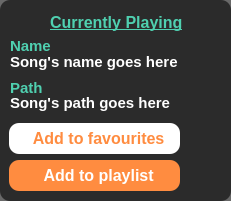
   <widget class="QFrame" name="frame">
    <property name="geometry">
     <rect>
      <x>10</x>
      <y>60</y>
      <width>231</width>
      <height>201</height>
     </rect>
    </property>
    <property name="styleSheet">
     <string notr="true">background-color: rgba(0, 0, 0, 150);
border-radius: 10px;</string>
    </property>
    <property name="frameShape">
     <enum>QFrame::StyledPanel</enum>
    </property>
    <property name="frameShadow">
     <enum>QFrame::Raised</enum>
    </property>
    <widget class="QLabel" name="label_3">
     <property name="geometry">
      <rect>
       <x>10</x>
       <y>2</y>
       <width>31</width>
       <height>31</height>
      </rect>
     </property>
     <property name="styleSheet">
      <string notr="true">background-color: rgba(255, 255, 255, 0);</string>
     </property>
     <property name="text">
      <string/>
     </property>
     <property name="pixmap">
      <pixmap resource="res_test.qrc">:/img/utils/images/current-music.png</pixmap>
     </property>
     <property name="scaledContents">
      <bool>true</bool>
     </property>
    </widget>
    <widget class="QLabel" name="label_4">
     <property name="geometry">
      <rect>
       <x>50</x>
       <y>12</y>
       <width>141</width>
       <height>21</height>
      </rect>
     </property>
     <property name="font">
      <font>
       <pointsize>12</pointsize>
       <weight>75</weight>
       <bold>true</bold>
       <underline>true</underline>
      </font>
     </property>
     <property name="styleSheet">
      <string notr="true">background-color: rgba(255, 255, 255, 0);
color: rgb(79, 208, 176);</string>
     </property>
     <property name="text">
      <string>Currently Playing</string>
     </property>
    </widget>
    <widget class="QLabel" name="label_5">
     <property name="geometry">
      <rect>
       <x>10</x>
       <y>35</y>
       <width>71</width>
       <height>21</height>
      </rect>
     </property>
     <property name="font">
      <font>
       <pointsize>11</pointsize>
       <weight>75</weight>
       <bold>true</bold>
       <underline>false</underline>
      </font>
     </property>
     <property name="styleSheet">
      <string notr="true">background-color: rgba(255, 255, 255, 0);
color: rgb(79, 208, 176);</string>
     </property>
     <property name="text">
      <string>Name</string>
     </property>
    </widget>
    <widget class="QLabel" name="current_song_name">
     <property name="geometry">
      <rect>
       <x>10</x>
       <y>51</y>
       <width>171</width>
       <height>21</height>
      </rect>
     </property>
     <property name="font">
      <font>
       <pointsize>11</pointsize>
       <weight>75</weight>
       <bold>true</bold>
       <underline>false</underline>
      </font>
     </property>
     <property name="styleSheet">
      <string notr="true">background-color: rgba(255, 255, 255, 0);
color: rgb(255, 255, 255);</string>
     </property>
     <property name="text">
      <string>Song's name goes here</string>
     </property>
    </widget>
    <widget class="QLabel" name="current_song_path">
     <property name="geometry">
      <rect>
       <x>10</x>
       <y>92</y>
       <width>171</width>
       <height>21</height>
      </rect>
     </property>
     <property name="font">
      <font>
       <pointsize>11</pointsize>
       <weight>75</weight>
       <bold>true</bold>
       <underline>false</underline>
      </font>
     </property>
     <property name="styleSheet">
      <string notr="true">background-color: rgba(255, 255, 255, 0);
color: rgb(255, 255, 255);</string>
     </property>
     <property name="text">
      <string>Song's path goes here</string>
     </property>
    </widget>
    <widget class="QLabel" name="label_8">
     <property name="geometry">
      <rect>
       <x>10</x>
       <y>77</y>
       <width>71</width>
       <height>21</height>
      </rect>
     </property>
     <property name="font">
      <font>
       <pointsize>11</pointsize>
       <weight>75</weight>
       <bold>true</bold>
       <underline>false</underline>
      </font>
     </property>
     <property name="styleSheet">
      <string notr="true">background-color: rgba(255, 255, 255, 0);
color: rgb(79, 208, 176);</string>
     </property>
     <property name="text">
      <string>Path</string>
     </property>
    </widget>
    <widget class="QPushButton" name="add_to_fav_btn">
     <property name="geometry">
      <rect>
       <x>9</x>
       <y>123</y>
       <width>171</width>
       <height>31</height>
      </rect>
     </property>
     <property name="font">
      <font>
       <pointsize>12</pointsize>
       <weight>75</weight>
       <bold>true</bold>
      </font>
     </property>
     <property name="cursor">
      <cursorShape>PointingHandCursor</cursorShape>
     </property>
     <property name="styleSheet">
      <string notr="true">background-color: rgb(255, 255, 255);
color: rgb(255, 140, 64);</string>
     </property>
     <property name="text">
      <string>  Add to favourites</string>
     </property>
     <property name="icon">
      <iconset resource="res_test.qrc">
       <normaloff>:/img/utils/images/like.png</normaloff>:/img/utils/images/like.png</iconset>
     </property>
     <property name="iconSize">
      <size>
       <width>24</width>
       <height>24</height>
      </size>
     </property>
    </widget>
    <widget class="QPushButton" name="add_to_playlist_btn">
     <property name="geometry">
      <rect>
       <x>9</x>
       <y>160</y>
       <width>171</width>
       <height>31</height>
      </rect>
     </property>
     <property name="font">
      <font>
       <pointsize>12</pointsize>
       <weight>75</weight>
       <bold>true</bold>
      </font>
     </property>
     <property name="cursor">
      <cursorShape>PointingHandCursor</cursorShape>
     </property>
     <property name="styleSheet">
      <string notr="true">background-color: rgb(255, 140, 64);
color: rgb(255, 255, 255);
</string>
     </property>
     <property name="text">
      <string>  Add to playlist</string>
     </property>
     <property name="icon">
      <iconset resource="res_test.qrc">
       <normaloff>:/img/utils/images/music_list.png</normaloff>:/img/utils/images/music_list.png</iconset>
     </property>
     <property name="iconSize">
      <size>
       <width>24</width>
       <height>24</height>
      </size>
     </property>
    </widget>
   </widget>
